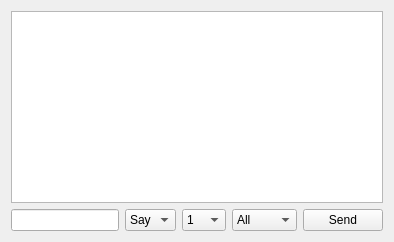
     <widget class="QWidget" name="tab_ch">
      <attribute name="title">
       <string>Chat</string>
      </attribute>
      <layout class="QGridLayout" name="gridLayout_18">
       <item row="0" column="0">
        <widget class="QTextEdit" name="textEdit_ch_output">
         <property name="locale">
          <locale language="English" country="UnitedStates"/>
         </property>
         <property name="readOnly">
          <bool>true</bool>
         </property>
         <property name="html">
          <string notr="true">&lt;!DOCTYPE HTML PUBLIC &quot;-//W3C//DTD HTML 4.0//EN&quot; &quot;http://www.w3.org/TR/REC-html40/strict.dtd&quot;&gt;
&lt;html&gt;&lt;head&gt;&lt;meta name=&quot;qrichtext&quot; content=&quot;1&quot; /&gt;&lt;style type=&quot;text/css&quot;&gt;
p, li { white-space: pre-wrap; }
&lt;/style&gt;&lt;/head&gt;&lt;body style=&quot; font-family:'MS Shell Dlg 2'; font-size:8.25pt; font-weight:400; font-style:normal;&quot;&gt;
&lt;p style=&quot;-qt-paragraph-type:empty; margin-top:0px; margin-bottom:0px; margin-left:0px; margin-right:0px; -qt-block-indent:0; text-indent:0px; font-family:'Ubuntu'; font-size:11pt;&quot;&gt;&lt;/p&gt;&lt;/body&gt;&lt;/html&gt;</string>
         </property>
        </widget>
       </item>
       <item row="1" column="0">
        <layout class="QHBoxLayout" name="horizontalLayout_15">
         <item>
          <widget class="QLineEdit" name="lineEdit_ch_input">
           <property name="locale">
            <locale language="English" country="UnitedStates"/>
           </property>
          </widget>
         </item>
         <item>
          <widget class="QComboBox" name="comboBox_ch_type">
           <property name="locale">
            <locale language="English" country="UnitedStates"/>
           </property>
           <item>
            <property name="text">
             <string>Say</string>
            </property>
           </item>
           <item>
            <property name="text">
             <string>Yell</string>
            </property>
           </item>
          </widget>
         </item>
         <item>
          <widget class="QComboBox" name="comboBox_ch_duration">
           <property name="locale">
            <locale language="English" country="UnitedStates"/>
           </property>
           <item>
            <property name="text">
             <string>1</string>
            </property>
           </item>
           <item>
            <property name="text">
             <string>2</string>
            </property>
           </item>
           <item>
            <property name="text">
             <string>3</string>
            </property>
           </item>
           <item>
            <property name="text">
             <string>4</string>
            </property>
           </item>
           <item>
            <property name="text">
             <string>5</string>
            </property>
           </item>
           <item>
            <property name="text">
             <string>6</string>
            </property>
           </item>
           <item>
            <property name="text">
             <string>7</string>
            </property>
           </item>
           <item>
            <property name="text">
             <string>8</string>
            </property>
           </item>
           <item>
            <property name="text">
             <string>9</string>
            </property>
           </item>
           <item>
            <property name="text">
             <string>10</string>
            </property>
           </item>
           <item>
            <property name="text">
             <string>11</string>
            </property>
           </item>
           <item>
            <property name="text">
             <string>12</string>
            </property>
           </item>
           <item>
            <property name="text">
             <string>13</string>
            </property>
           </item>
           <item>
            <property name="text">
             <string>14</string>
            </property>
           </item>
           <item>
            <property name="text">
             <string>15</string>
            </property>
           </item>
           <item>
            <property name="text">
             <string>16</string>
            </property>
           </item>
           <item>
            <property name="text">
             <string>17</string>
            </property>
           </item>
           <item>
            <property name="text">
             <string>18</string>
            </property>
           </item>
           <item>
            <property name="text">
             <string>19</string>
            </property>
           </item>
           <item>
            <property name="text">
             <string>20</string>
            </property>
           </item>
          </widget>
         </item>
         <item>
          <widget class="QComboBox" name="comboBox_ch_target">
           <property name="locale">
            <locale language="English" country="UnitedStates"/>
           </property>
           <item>
            <property name="text">
             <string>All</string>
            </property>
           </item>
           <item>
            <property name="text">
             <string>Team</string>
            </property>
           </item>
           <item>
            <property name="text">
             <string>Squad</string>
            </property>
           </item>
          </widget>
         </item>
         <item>
          <widget class="QPushButton" name="pushButton_ch_send">
           <property name="locale">
            <locale language="English" country="UnitedStates"/>
           </property>
           <property name="text">
            <string>Send</string>
           </property>
          </widget>
         </item>
        </layout>
       </item>
      </layout>
     </widget>
